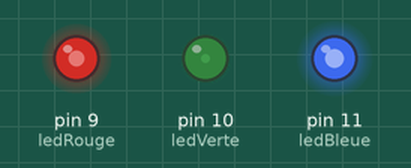
Recording of a sketch running on a simulated Arduino Uno, built with avr-gcc and run on an emulated ATmega328P. Parts: output pins drawn as LEDs (lit = HIGH). What the sketch prints to the serial monitor is not drawn.

Above: at 0.15 s.
At 4.38 s:
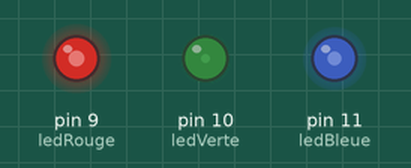
At 8.62 s:
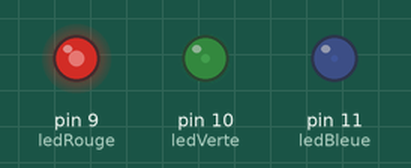
At 19.82 s:
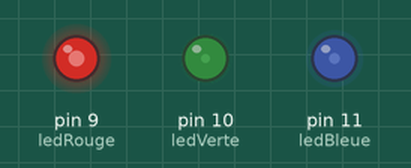
At 39.5 s:
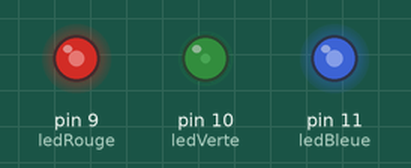
Timing chart, 0 to 40.0 s (numbered marks = the images above):
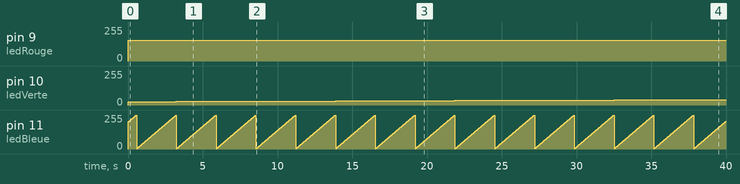

Measured:
- by itself, pin 9 (ledRouge): 0/255 → 155/255 at 0.00 s
- by itself, pin 10 (ledVerte): moves from 0/255 to 40/255 over 37.8 s
- by itself, pin 11 (ledBleue): ramps from 1/255 to 255/255 and jumps back, once every 2.7 s

The sketch:

sortieAnalogiqueToutLesCouleur.ino
```cpp
const int ledRouge = 9;
const int ledVerte =  10;
const int ledBleue = 11;
int c,r,g,b;
int d;

void setup()
{
  Serial.begin(9600);
    //on déclare les broches en sorties
    pinMode(ledRouge, OUTPUT);
    pinMode(ledVerte, OUTPUT);
    pinMode(ledBleue, OUTPUT);

    //on met la valeur de chaque couleur

    c=0;
    r=0;
    g=0;
    b=0;
    d=10;
  }

void loop()
{
    //on ne change pas la couleur donc rien à faire dans la boucle principale
    r=155;
    g=25;
    b=200;

    while(r<256)
    {
      b++,
      Serial.print(r);
      Serial.print(g);
      Serial.println(b);
      colore(r,g,b);
      delay(d);
      if(b==255)
      {
        b=0;
        g++;
      }
      if(g==255)
      {
        g=0;
        r++;
      }
      if(r==255)
      {
        r=0;
      }
    }
}

void colore(int re,int gr,int bl)
{
      analogWrite(ledRouge, re);
      analogWrite(ledVerte, gr);
      analogWrite(ledBleue, bl);
}
```
